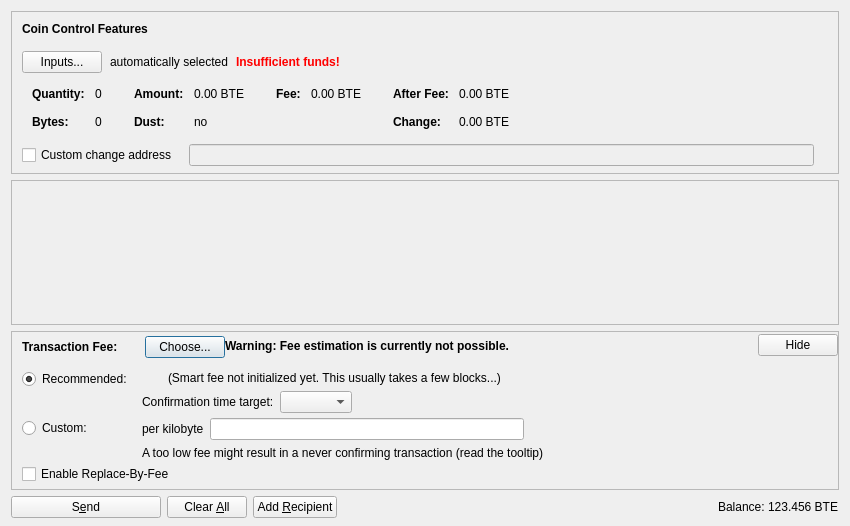
<?xml version="1.0" encoding="UTF-8"?>
<ui version="4.0">
 <class>SendCoinsDialog</class>
 <widget class="QDialog" name="SendCoinsDialog">
  <property name="geometry">
   <rect>
    <x>0</x>
    <y>0</y>
    <width>850</width>
    <height>526</height>
   </rect>
  </property>
  <property name="windowTitle">
   <string>Send Coins</string>
  </property>
  <layout class="QVBoxLayout" name="verticalLayout" stretch="0,1,0,0">
   <property name="bottomMargin">
    <number>8</number>
   </property>
   <item>
    <widget class="QFrame" name="frameCoinControl">
     <property name="sizePolicy">
      <sizepolicy hsizetype="Expanding" vsizetype="Expanding">
       <horstretch>0</horstretch>
       <verstretch>0</verstretch>
      </sizepolicy>
     </property>
     <property name="maximumSize">
      <size>
       <width>16777215</width>
       <height>16777215</height>
      </size>
     </property>
     <property name="frameShape">
      <enum>QFrame::StyledPanel</enum>
     </property>
     <property name="frameShadow">
      <enum>QFrame::Sunken</enum>
     </property>
     <layout class="QVBoxLayout" name="verticalLayoutCoinControl2">
      <property name="spacing">
       <number>0</number>
      </property>
      <property name="leftMargin">
       <number>0</number>
      </property>
      <property name="topMargin">
       <number>0</number>
      </property>
      <property name="rightMargin">
       <number>0</number>
      </property>
      <property name="bottomMargin">
       <number>6</number>
      </property>
      <item>
       <layout class="QVBoxLayout" name="verticalLayoutCoinControl" stretch="0,0,0,0,1">
        <property name="spacing">
         <number>0</number>
        </property>
        <property name="leftMargin">
         <number>10</number>
        </property>
        <property name="topMargin">
         <number>10</number>
        </property>
        <item>
         <layout class="QHBoxLayout" name="horizontalLayoutCoinControl1">
          <property name="bottomMargin">
           <number>15</number>
          </property>
          <item>
           <widget class="QLabel" name="labelCoinControlFeatures">
            <property name="sizePolicy">
             <sizepolicy hsizetype="Preferred" vsizetype="Maximum">
              <horstretch>0</horstretch>
              <verstretch>0</verstretch>
             </sizepolicy>
            </property>
            <property name="font">
             <font>
              <weight>75</weight>
              <bold>true</bold>
             </font>
            </property>
            <property name="styleSheet">
             <string notr="true">font-weight:bold;</string>
            </property>
            <property name="text">
             <string>Coin Control Features</string>
            </property>
           </widget>
          </item>
         </layout>
        </item>
        <item>
         <layout class="QHBoxLayout" name="horizontalLayoutCoinControl2" stretch="0,0,0,0">
          <property name="spacing">
           <number>8</number>
          </property>
          <property name="bottomMargin">
           <number>10</number>
          </property>
          <item>
           <widget class="QPushButton" name="pushButtonCoinControl">
            <property name="styleSheet">
             <string notr="true"/>
            </property>
            <property name="text">
             <string>Inputs...</string>
            </property>
            <property name="autoDefault">
             <bool>false</bool>
            </property>
           </widget>
          </item>
          <item>
           <widget class="QLabel" name="labelCoinControlAutomaticallySelected">
            <property name="text">
             <string>automatically selected</string>
            </property>
            <property name="margin">
             <number>5</number>
            </property>
           </widget>
          </item>
          <item>
           <widget class="QLabel" name="labelCoinControlInsuffFunds">
            <property name="font">
             <font>
              <weight>75</weight>
              <bold>true</bold>
             </font>
            </property>
            <property name="styleSheet">
             <string notr="true">color:red;font-weight:bold;</string>
            </property>
            <property name="text">
             <string>Insufficient funds!</string>
            </property>
            <property name="margin">
             <number>5</number>
            </property>
           </widget>
          </item>
          <item>
           <spacer name="horizontalSpacerCoinControl">
            <property name="orientation">
             <enum>Qt::Horizontal</enum>
            </property>
            <property name="sizeHint" stdset="0">
             <size>
              <width>40</width>
              <height>1</height>
             </size>
            </property>
           </spacer>
          </item>
         </layout>
        </item>
        <item>
         <widget class="QWidget" name="widgetCoinControl" native="true">
          <property name="sizePolicy">
           <sizepolicy hsizetype="Preferred" vsizetype="Preferred">
            <horstretch>0</horstretch>
            <verstretch>0</verstretch>
           </sizepolicy>
          </property>
          <property name="minimumSize">
           <size>
            <width>0</width>
            <height>0</height>
           </size>
          </property>
          <property name="styleSheet">
           <string notr="true"/>
          </property>
          <layout class="QHBoxLayout" name="horizontalLayoutCoinControl5">
           <property name="leftMargin">
            <number>0</number>
           </property>
           <property name="topMargin">
            <number>0</number>
           </property>
           <property name="rightMargin">
            <number>0</number>
           </property>
           <property name="bottomMargin">
            <number>0</number>
           </property>
           <item>
            <layout class="QHBoxLayout" name="horizontalLayoutCoinControl3" stretch="0,0,0,1">
             <property name="spacing">
              <number>20</number>
             </property>
             <property name="topMargin">
              <number>0</number>
             </property>
             <property name="bottomMargin">
              <number>10</number>
             </property>
             <item>
              <layout class="QFormLayout" name="formLayoutCoinControl1">
               <property name="horizontalSpacing">
                <number>10</number>
               </property>
               <property name="verticalSpacing">
                <number>14</number>
               </property>
               <property name="leftMargin">
                <number>10</number>
               </property>
               <property name="topMargin">
                <number>4</number>
               </property>
               <property name="rightMargin">
                <number>6</number>
               </property>
               <item row="0" column="0">
                <widget class="QLabel" name="labelCoinControlQuantityText">
                 <property name="font">
                  <font>
                   <weight>75</weight>
                   <bold>true</bold>
                  </font>
                 </property>
                 <property name="text">
                  <string>Quantity:</string>
                 </property>
                 <property name="margin">
                  <number>0</number>
                 </property>
                </widget>
               </item>
               <item row="0" column="1">
                <widget class="QLabel" name="labelCoinControlQuantity">
                 <property name="cursor">
                  <cursorShape>IBeamCursor</cursorShape>
                 </property>
                 <property name="contextMenuPolicy">
                  <enum>Qt::ActionsContextMenu</enum>
                 </property>
                 <property name="text">
                  <string notr="true">0</string>
                 </property>
                 <property name="margin">
                  <number>0</number>
                 </property>
                 <property name="textInteractionFlags">
                  <set>Qt::LinksAccessibleByMouse|Qt::TextSelectableByKeyboard|Qt::TextSelectableByMouse</set>
                 </property>
                </widget>
               </item>
               <item row="1" column="0">
                <widget class="QLabel" name="labelCoinControlBytesText">
                 <property name="font">
                  <font>
                   <weight>75</weight>
                   <bold>true</bold>
                  </font>
                 </property>
                 <property name="text">
                  <string>Bytes:</string>
                 </property>
                </widget>
               </item>
               <item row="1" column="1">
                <widget class="QLabel" name="labelCoinControlBytes">
                 <property name="cursor">
                  <cursorShape>IBeamCursor</cursorShape>
                 </property>
                 <property name="contextMenuPolicy">
                  <enum>Qt::ActionsContextMenu</enum>
                 </property>
                 <property name="text">
                  <string notr="true">0</string>
                 </property>
                 <property name="textInteractionFlags">
                  <set>Qt::LinksAccessibleByMouse|Qt::TextSelectableByKeyboard|Qt::TextSelectableByMouse</set>
                 </property>
                </widget>
               </item>
              </layout>
             </item>
             <item>
              <layout class="QFormLayout" name="formLayoutCoinControl2">
               <property name="horizontalSpacing">
                <number>10</number>
               </property>
               <property name="verticalSpacing">
                <number>14</number>
               </property>
               <property name="leftMargin">
                <number>6</number>
               </property>
               <property name="topMargin">
                <number>4</number>
               </property>
               <property name="rightMargin">
                <number>6</number>
               </property>
               <item row="0" column="0">
                <widget class="QLabel" name="labelCoinControlAmountText">
                 <property name="font">
                  <font>
                   <weight>75</weight>
                   <bold>true</bold>
                  </font>
                 </property>
                 <property name="text">
                  <string>Amount:</string>
                 </property>
                 <property name="margin">
                  <number>0</number>
                 </property>
                </widget>
               </item>
               <item row="0" column="1">
                <widget class="QLabel" name="labelCoinControlAmount">
                 <property name="cursor">
                  <cursorShape>IBeamCursor</cursorShape>
                 </property>
                 <property name="contextMenuPolicy">
                  <enum>Qt::ActionsContextMenu</enum>
                 </property>
                 <property name="text">
                  <string notr="true">0.00 BTE</string>
                 </property>
                 <property name="textInteractionFlags">
                  <set>Qt::LinksAccessibleByMouse|Qt::TextSelectableByKeyboard|Qt::TextSelectableByMouse</set>
                 </property>
                </widget>
               </item>
               <item row="1" column="0">
                <widget class="QLabel" name="labelCoinControlLowOutputText">
                 <property name="font">
                  <font>
                   <weight>75</weight>
                   <bold>true</bold>
                  </font>
                 </property>
                 <property name="text">
                  <string>Dust:</string>
                 </property>
                </widget>
               </item>
               <item row="1" column="1">
                <widget class="QLabel" name="labelCoinControlLowOutput">
                 <property name="cursor">
                  <cursorShape>IBeamCursor</cursorShape>
                 </property>
                 <property name="contextMenuPolicy">
                  <enum>Qt::ActionsContextMenu</enum>
                 </property>
                 <property name="text">
                  <string notr="true">no</string>
                 </property>
                 <property name="textInteractionFlags">
                  <set>Qt::LinksAccessibleByMouse|Qt::TextSelectableByKeyboard|Qt::TextSelectableByMouse</set>
                 </property>
                </widget>
               </item>
              </layout>
             </item>
             <item>
              <layout class="QFormLayout" name="formLayoutCoinControl3">
               <property name="horizontalSpacing">
                <number>10</number>
               </property>
               <property name="verticalSpacing">
                <number>14</number>
               </property>
               <property name="leftMargin">
                <number>6</number>
               </property>
               <property name="topMargin">
                <number>4</number>
               </property>
               <property name="rightMargin">
                <number>6</number>
               </property>
               <item row="0" column="0">
                <widget class="QLabel" name="labelCoinControlFeeText">
                 <property name="font">
                  <font>
                   <weight>75</weight>
                   <bold>true</bold>
                  </font>
                 </property>
                 <property name="text">
                  <string>Fee:</string>
                 </property>
                 <property name="margin">
                  <number>0</number>
                 </property>
                </widget>
               </item>
               <item row="0" column="1">
                <widget class="QLabel" name="labelCoinControlFee">
                 <property name="cursor">
                  <cursorShape>IBeamCursor</cursorShape>
                 </property>
                 <property name="contextMenuPolicy">
                  <enum>Qt::ActionsContextMenu</enum>
                 </property>
                 <property name="text">
                  <string notr="true">0.00 BTE</string>
                 </property>
                 <property name="textInteractionFlags">
                  <set>Qt::LinksAccessibleByMouse|Qt::TextSelectableByKeyboard|Qt::TextSelectableByMouse</set>
                 </property>
                </widget>
               </item>
              </layout>
             </item>
             <item>
              <layout class="QFormLayout" name="formLayoutCoinControl4">
               <property name="horizontalSpacing">
                <number>10</number>
               </property>
               <property name="verticalSpacing">
                <number>14</number>
               </property>
               <property name="leftMargin">
                <number>6</number>
               </property>
               <property name="topMargin">
                <number>4</number>
               </property>
               <property name="rightMargin">
                <number>6</number>
               </property>
               <item row="0" column="0">
                <widget class="QLabel" name="labelCoinControlAfterFeeText">
                 <property name="font">
                  <font>
                   <weight>75</weight>
                   <bold>true</bold>
                  </font>
                 </property>
                 <property name="text">
                  <string>After Fee:</string>
                 </property>
                 <property name="margin">
                  <number>0</number>
                 </property>
                </widget>
               </item>
               <item row="0" column="1">
                <widget class="QLabel" name="labelCoinControlAfterFee">
                 <property name="cursor">
                  <cursorShape>IBeamCursor</cursorShape>
                 </property>
                 <property name="contextMenuPolicy">
                  <enum>Qt::ActionsContextMenu</enum>
                 </property>
                 <property name="text">
                  <string notr="true">0.00 BTE</string>
                 </property>
                 <property name="textInteractionFlags">
                  <set>Qt::LinksAccessibleByMouse|Qt::TextSelectableByKeyboard|Qt::TextSelectableByMouse</set>
                 </property>
                </widget>
               </item>
               <item row="1" column="0">
                <widget class="QLabel" name="labelCoinControlChangeText">
                 <property name="font">
                  <font>
                   <weight>75</weight>
                   <bold>true</bold>
                  </font>
                 </property>
                 <property name="text">
                  <string>Change:</string>
                 </property>
                </widget>
               </item>
               <item row="1" column="1">
                <widget class="QLabel" name="labelCoinControlChange">
                 <property name="cursor">
                  <cursorShape>IBeamCursor</cursorShape>
                 </property>
                 <property name="contextMenuPolicy">
                  <enum>Qt::ActionsContextMenu</enum>
                 </property>
                 <property name="text">
                  <string notr="true">0.00 BTE</string>
                 </property>
                 <property name="textInteractionFlags">
                  <set>Qt::LinksAccessibleByMouse|Qt::TextSelectableByKeyboard|Qt::TextSelectableByMouse</set>
                 </property>
                </widget>
               </item>
              </layout>
             </item>
            </layout>
           </item>
          </layout>
         </widget>
        </item>
        <item>
         <layout class="QHBoxLayout" name="horizontalLayoutCoinControl4" stretch="0,0,0">
          <property name="spacing">
           <number>12</number>
          </property>
          <property name="sizeConstraint">
           <enum>QLayout::SetDefaultConstraint</enum>
          </property>
          <property name="topMargin">
           <number>5</number>
          </property>
          <property name="rightMargin">
           <number>5</number>
          </property>
          <item>
           <widget class="QCheckBox" name="checkBoxCoinControlChange">
            <property name="toolTip">
             <string>If this is activated, but the change address is empty or invalid, change will be sent to a newly generated address.</string>
            </property>
            <property name="text">
             <string>Custom change address</string>
            </property>
           </widget>
          </item>
          <item>
           <widget class="QValidatedLineEdit" name="lineEditCoinControlChange">
            <property name="enabled">
             <bool>false</bool>
            </property>
            <property name="sizePolicy">
             <sizepolicy hsizetype="Expanding" vsizetype="Fixed">
              <horstretch>0</horstretch>
              <verstretch>0</verstretch>
             </sizepolicy>
            </property>
           </widget>
          </item>
          <item>
           <widget class="QLabel" name="labelCoinControlChangeLabel">
            <property name="sizePolicy">
             <sizepolicy hsizetype="Preferred" vsizetype="Expanding">
              <horstretch>0</horstretch>
              <verstretch>0</verstretch>
             </sizepolicy>
            </property>
            <property name="minimumSize">
             <size>
              <width>0</width>
              <height>0</height>
             </size>
            </property>
            <property name="text">
             <string/>
            </property>
            <property name="margin">
             <number>3</number>
            </property>
           </widget>
          </item>
         </layout>
        </item>
        <item>
         <spacer name="verticalSpacerCoinControl">
          <property name="orientation">
           <enum>Qt::Vertical</enum>
          </property>
          <property name="sizeHint" stdset="0">
           <size>
            <width>800</width>
            <height>1</height>
           </size>
          </property>
         </spacer>
        </item>
       </layout>
      </item>
     </layout>
    </widget>
   </item>
   <item>
    <widget class="QScrollArea" name="scrollArea">
     <property name="widgetResizable">
      <bool>true</bool>
     </property>
     <widget class="QWidget" name="scrollAreaWidgetContents">
      <property name="geometry">
       <rect>
        <x>0</x>
        <y>0</y>
        <width>830</width>
        <height>104</height>
       </rect>
      </property>
      <layout class="QVBoxLayout" name="verticalLayout_2" stretch="0,1">
       <property name="leftMargin">
        <number>0</number>
       </property>
       <property name="topMargin">
        <number>0</number>
       </property>
       <property name="rightMargin">
        <number>0</number>
       </property>
       <property name="bottomMargin">
        <number>0</number>
       </property>
       <item>
        <layout class="QVBoxLayout" name="entries">
         <property name="spacing">
          <number>6</number>
         </property>
        </layout>
       </item>
       <item>
        <spacer name="verticalSpacer">
         <property name="orientation">
          <enum>Qt::Vertical</enum>
         </property>
         <property name="sizeHint" stdset="0">
          <size>
           <width>20</width>
           <height>40</height>
          </size>
         </property>
        </spacer>
       </item>
      </layout>
     </widget>
    </widget>
   </item>
   <item>
    <widget class="QFrame" name="frameFee">
     <property name="sizePolicy">
      <sizepolicy hsizetype="Expanding" vsizetype="Expanding">
       <horstretch>0</horstretch>
       <verstretch>0</verstretch>
      </sizepolicy>
     </property>
     <property name="maximumSize">
      <size>
       <width>16777215</width>
       <height>16777215</height>
      </size>
     </property>
     <property name="frameShape">
      <enum>QFrame::StyledPanel</enum>
     </property>
     <property name="frameShadow">
      <enum>QFrame::Sunken</enum>
     </property>
     <layout class="QVBoxLayout" name="verticalLayoutFee1">
      <property name="spacing">
       <number>0</number>
      </property>
      <property name="leftMargin">
       <number>0</number>
      </property>
      <property name="topMargin">
       <number>0</number>
      </property>
      <property name="rightMargin">
       <number>0</number>
      </property>
      <property name="bottomMargin">
       <number>0</number>
      </property>
      <item>
       <layout class="QVBoxLayout" name="verticalLayoutFee2" stretch="0,0,0">
        <property name="spacing">
         <number>0</number>
        </property>
        <property name="leftMargin">
         <number>10</number>
        </property>
        <property name="topMargin">
         <number>0</number>
        </property>
        <item>
         <layout class="QHBoxLayout" name="horizontalLayoutFee1">
          <property name="bottomMargin">
           <number>0</number>
          </property>
          <item>
           <layout class="QVBoxLayout" name="verticalLayoutFee7">
            <property name="spacing">
             <number>0</number>
            </property>
            <item>
             <spacer name="verticalSpacerSmartFee">
              <property name="orientation">
               <enum>Qt::Vertical</enum>
              </property>
              <property name="sizeType">
               <enum>QSizePolicy::Fixed</enum>
              </property>
              <property name="sizeHint" stdset="0">
               <size>
                <width>1</width>
                <height>4</height>
               </size>
              </property>
             </spacer>
            </item>
            <item>
             <layout class="QHBoxLayout" name="horizontalLayoutSmartFee">
              <property name="spacing">
               <number>10</number>
              </property>
              <item>
               <widget class="QLabel" name="labelFeeHeadline">
                <property name="sizePolicy">
                 <sizepolicy hsizetype="Preferred" vsizetype="Maximum">
                  <horstretch>0</horstretch>
                  <verstretch>0</verstretch>
                 </sizepolicy>
                </property>
                <property name="font">
                 <font>
                  <weight>75</weight>
                  <bold>true</bold>
                 </font>
                </property>
                <property name="styleSheet">
                 <string notr="true">font-weight:bold;</string>
                </property>
                <property name="text">
                 <string>Transaction Fee:</string>
                </property>
               </widget>
              </item>
              <item>
               <widget class="QLabel" name="labelFeeMinimized">
                <property name="text">
                 <string/>
                </property>
               </widget>
              </item>
              <item>
               <widget class="QPushButton" name="buttonChooseFee">
                <property name="text">
                 <string>Choose...</string>
                </property>
               </widget>
              </item>
             </layout>
            </item>
            <item>
             <spacer name="verticalSpacer_5">
              <property name="orientation">
               <enum>Qt::Vertical</enum>
              </property>
              <property name="sizeHint" stdset="0">
               <size>
                <width>1</width>
                <height>1</height>
               </size>
              </property>
             </spacer>
            </item>
           </layout>
          </item>
          <item>
           <widget class="QLabel" name="fallbackFeeWarningLabel">
            <property name="toolTip">
             <string>Using the fallbackfee can result in sending a transaction that will take several hours or days (or never) to confirm. Consider choosing your fee manually or wait until you have validated the complete chain.</string>
            </property>
            <property name="font">
            <font>
                <weight>75</weight>
                <bold>true</bold>
            </font>
            </property>
            <property name="text">
             <string>Warning: Fee estimation is currently not possible.</string>
            </property>
            <property name="wordWrap">
             <bool>false</bool>
            </property>
           </widget>
          </item>
          <item>
           <spacer name="horizontalSpacer_4">
            <property name="orientation">
             <enum>Qt::Horizontal</enum>
            </property>
            <property name="sizeType">
             <enum>QSizePolicy::MinimumExpanding</enum>
            </property>
            <property name="sizeHint" stdset="0">
             <size>
              <width>40</width>
              <height>20</height>
             </size>
            </property>
           </spacer>
          </item>
          <item>
           <widget class="QPushButton" name="buttonMinimizeFee">
            <property name="toolTip">
             <string>Hide transaction fee settings</string>
            </property>
            <property name="text">
             <string>Hide</string>
            </property>
           </widget>
          </item>
         </layout>
        </item>
        <item>
         <widget class="QFrame" name="frameFeeSelection">
          <layout class="QVBoxLayout" name="verticalLayoutFee12">
           <property name="spacing">
            <number>0</number>
           </property>
           <property name="leftMargin">
            <number>0</number>
           </property>
           <property name="topMargin">
            <number>0</number>
           </property>
           <property name="rightMargin">
            <number>0</number>
           </property>
           <property name="bottomMargin">
            <number>0</number>
           </property>
           <item>
            <layout class="QGridLayout" name="gridLayoutFee">
             <property name="topMargin">
              <number>10</number>
             </property>
             <property name="bottomMargin">
              <number>4</number>
             </property>
             <property name="horizontalSpacing">
              <number>10</number>
             </property>
             <property name="verticalSpacing">
              <number>4</number>
             </property>
             <item row="1" column="1">
              <layout class="QVBoxLayout" name="verticalLayoutFee8">
               <property name="spacing">
                <number>6</number>
               </property>
               <item>
                <layout class="QHBoxLayout" name="horizontalLayoutFee13">
                 <item>
                  <widget class="QLabel" name="labelCustomPerKilobyte">
                   <property name="toolTip">
                    <string>Specify a custom fee per kB (1,000 bytes) of the transaction's virtual size.

Note:  Since the fee is calculated on a per-byte basis, a fee of "100 satoshis per kB" for a transaction size of 500 bytes (half of 1 kB) would ultimately yield a fee of only 50 satoshis.</string>
                   </property>
                   <property name="text">
                    <string>per kilobyte</string>
                   </property>
                  </widget>
                 </item>
                 <item>
                  <widget class="BitcoinAmountField" name="customFee"/>
                 </item>
                 <item>
                  <spacer name="horizontalSpacer_6">
                   <property name="orientation">
                    <enum>Qt::Horizontal</enum>
                   </property>
                   <property name="sizeHint" stdset="0">
                    <size>
                     <width>1</width>
                     <height>1</height>
                    </size>
                   </property>
                  </spacer>
                 </item>
                </layout>
               </item>
               <item>
                <layout class="QHBoxLayout" name="horizontalLayoutFee8">
                 <item>
                  <widget class="QLabel" name="labelCustomFeeWarning">
                   <property name="enabled">
                    <bool>true</bool>
                   </property>
                   <property name="toolTip">
                    <string>When there is less transaction volume than space in the blocks, miners as well as relaying nodes may enforce a minimum fee. Paying only this minimum fee is just fine, but be aware that this can result in a never confirming transaction once there is more demand for bitweb transactions than the network can process.</string>
                   </property>
                   <property name="text">
                    <string>A too low fee might result in a never confirming transaction (read the tooltip)</string>
                   </property>
                  </widget>
                 </item>
                 <item>
                  <spacer name="horizontalSpacer_2">
                   <property name="orientation">
                    <enum>Qt::Horizontal</enum>
                   </property>
                   <property name="sizeHint" stdset="0">
                    <size>
                     <width>1</width>
                     <height>1</height>
                    </size>
                   </property>
                  </spacer>
                 </item>
                </layout>
               </item>
              </layout>
             </item>
             <item row="0" column="0">
              <layout class="QVBoxLayout" name="verticalLayoutFee4" stretch="0,1">
               <item>
                <widget class="QRadioButton" name="radioSmartFee">
                 <property name="text">
                  <string>Recommended:</string>
                 </property>
                 <property name="checked">
                  <bool>true</bool>
                 </property>
                 <attribute name="buttonGroup">
                  <string notr="true">groupFee</string>
                 </attribute>
                </widget>
               </item>
               <item>
                <spacer name="verticalSpacer_2">
                 <property name="orientation">
                  <enum>Qt::Vertical</enum>
                 </property>
                 <property name="sizeHint" stdset="0">
                  <size>
                   <width>1</width>
                   <height>1</height>
                  </size>
                 </property>
                </spacer>
               </item>
              </layout>
             </item>
             <item row="1" column="0">
              <layout class="QVBoxLayout" name="verticalLayoutFee9" stretch="0,1">
               <item>
                <widget class="QRadioButton" name="radioCustomFee">
                 <property name="text">
                  <string>Custom:</string>
                 </property>
                 <attribute name="buttonGroup">
                  <string notr="true">groupFee</string>
                 </attribute>
                </widget>
               </item>
               <item>
                <spacer name="verticalSpacer_6">
                 <property name="orientation">
                  <enum>Qt::Vertical</enum>
                 </property>
                 <property name="sizeHint" stdset="0">
                  <size>
                   <width>1</width>
                   <height>1</height>
                  </size>
                 </property>
                </spacer>
               </item>
              </layout>
             </item>
             <item row="0" column="1">
              <layout class="QVBoxLayout" name="verticalLayoutFee3" stretch="0,0,1">
               <property name="spacing">
                <number>6</number>
               </property>
               <property name="topMargin">
                <number>2</number>
               </property>
               <item>
                <layout class="QHBoxLayout" name="horizontalLayoutFee12">
                 <item>
                  <widget class="QLabel" name="labelSmartFee">
                   <property name="text">
                    <string/>
                   </property>
                  </widget>
                 </item>
                 <item>
                  <widget class="QLabel" name="labelFeeEstimation">
                   <property name="text">
                    <string/>
                   </property>
                  </widget>
                 </item>
                 <item>
                  <widget class="QLabel" name="labelSmartFee2">
                   <property name="text">
                    <string>(Smart fee not initialized yet. This usually takes a few blocks...)</string>
                   </property>
                  </widget>
                 </item>
                 <item>
                  <spacer name="horizontalSpacer_5">
                   <property name="orientation">
                    <enum>Qt::Horizontal</enum>
                   </property>
                   <property name="sizeHint" stdset="0">
                    <size>
                     <width>1</width>
                     <height>1</height>
                    </size>
                   </property>
                  </spacer>
                 </item>
                </layout>
               </item>
               <item>
                <layout class="QHBoxLayout" name="horizontalLayoutFee9">
                 <item>
                  <layout class="QVBoxLayout" name="verticalLayoutFee6">
                   <item>
                    <widget class="QLabel" name="labelSmartFee3">
                     <property name="text">
                      <string>Confirmation time target:</string>
                     </property>
                    </widget>
                   </item>
                  </layout>
                 </item>
                 <item>
                  <layout class="QVBoxLayout" name="verticalLayoutFee5">
                   <property name="rightMargin">
                    <number>30</number>
                   </property>
                   <item>
                    <layout class="QHBoxLayout" name="horizontalLayoutConfTarget">
                     <property name="bottomMargin">
                      <number>0</number>
                     </property>
                     <item>
                      <widget class="QComboBox" name="confTargetSelector"/>
                     </item>
                     <item>
                      <spacer name="horizontalSpacerConfTarget">
                       <property name="orientation">
                        <enum>Qt::Horizontal</enum>
                       </property>
                       <property name="sizeHint" stdset="0">
                        <size>
                         <width>40</width>
                         <height>20</height>
                        </size>
                       </property>
                      </spacer>
                     </item>
                    </layout>
                   </item>
                  </layout>
                 </item>
                </layout>
               </item>
               <item>
                <spacer name="verticalSpacer_4">
                 <property name="orientation">
                  <enum>Qt::Vertical</enum>
                 </property>
                 <property name="sizeHint" stdset="0">
                  <size>
                   <width>1</width>
                   <height>1</height>
                  </size>
                 </property>
                </spacer>
               </item>
              </layout>
             </item>
            </layout>
           </item>
           <item>
            <widget class="QCheckBox" name="optInRBF">
             <property name="text">
              <string>Enable Replace-By-Fee</string>
             </property>
             <property name="toolTip">
              <string>With Replace-By-Fee (BIP-125) you can increase a transaction's fee after it is sent. Without this, a higher fee may be recommended to compensate for increased transaction delay risk.</string>
             </property>
            </widget>
           </item>
          </layout>
         </widget>
        </item>
        <item>
         <spacer name="verticalSpacerFee">
          <property name="orientation">
           <enum>Qt::Vertical</enum>
          </property>
          <property name="sizeHint" stdset="0">
           <size>
            <width>40</width>
            <height>5</height>
           </size>
          </property>
         </spacer>
        </item>
       </layout>
      </item>
     </layout>
    </widget>
   </item>
   <item>
    <layout class="QHBoxLayout" name="horizontalLayout">
     <item>
      <widget class="QPushButton" name="sendButton">
       <property name="minimumSize">
        <size>
         <width>150</width>
         <height>0</height>
        </size>
       </property>
       <property name="toolTip">
        <string>Confirm the send action</string>
       </property>
       <property name="text">
        <string>S&amp;end</string>
       </property>
       <property name="icon">
        <iconset resource="../bitcoin.qrc">
         <normaloff>:/icons/send</normaloff>:/icons/send</iconset>
       </property>
       <property name="autoDefault">
        <bool>false</bool>
       </property>
       <property name="default">
        <bool>false</bool>
       </property>
      </widget>
     </item>
     <item>
      <widget class="QPushButton" name="clearButton">
       <property name="sizePolicy">
        <sizepolicy hsizetype="Minimum" vsizetype="Fixed">
         <horstretch>0</horstretch>
         <verstretch>0</verstretch>
        </sizepolicy>
       </property>
       <property name="toolTip">
        <string>Clear all fields of the form.</string>
       </property>
       <property name="text">
        <string>Clear &amp;All</string>
       </property>
       <property name="icon">
        <iconset resource="../bitcoin.qrc">
         <normaloff>:/icons/remove</normaloff>:/icons/remove</iconset>
       </property>
       <property name="autoDefault">
        <bool>false</bool>
       </property>
      </widget>
     </item>
     <item>
      <widget class="QPushButton" name="addButton">
       <property name="toolTip">
        <string>Send to multiple recipients at once</string>
       </property>
       <property name="text">
        <string>Add &amp;Recipient</string>
       </property>
       <property name="icon">
        <iconset resource="../bitcoin.qrc">
         <normaloff>:/icons/add</normaloff>:/icons/add</iconset>
       </property>
       <property name="autoDefault">
        <bool>false</bool>
       </property>
      </widget>
     </item>
     <item>
      <spacer name="horizontalSpacer">
       <property name="orientation">
        <enum>Qt::Horizontal</enum>
       </property>
       <property name="sizeHint" stdset="0">
        <size>
         <width>40</width>
         <height>20</height>
        </size>
       </property>
      </spacer>
     </item>
     <item>
      <layout class="QHBoxLayout" name="horizontalLayout_2">
       <property name="spacing">
        <number>3</number>
       </property>
       <item>
        <widget class="QLabel" name="labelBalanceName">
         <property name="sizePolicy">
          <sizepolicy hsizetype="Preferred" vsizetype="Fixed">
           <horstretch>0</horstretch>
           <verstretch>0</verstretch>
          </sizepolicy>
         </property>
         <property name="text">
          <string>Balance:</string>
         </property>
        </widget>
       </item>
       <item>
        <widget class="QLabel" name="labelBalance">
         <property name="sizePolicy">
          <sizepolicy hsizetype="Preferred" vsizetype="Fixed">
           <horstretch>0</horstretch>
           <verstretch>0</verstretch>
          </sizepolicy>
         </property>
         <property name="cursor">
          <cursorShape>IBeamCursor</cursorShape>
         </property>
         <property name="text">
          <string notr="true">123.456 BTE</string>
         </property>
         <property name="textInteractionFlags">
          <set>Qt::LinksAccessibleByMouse|Qt::TextSelectableByKeyboard|Qt::TextSelectableByMouse</set>
         </property>
        </widget>
       </item>
      </layout>
     </item>
    </layout>
   </item>
  </layout>
 </widget>
 <customwidgets>
  <customwidget>
   <class>QValidatedLineEdit</class>
   <extends>QLineEdit</extends>
   <header>qt/qvalidatedlineedit.h</header>
  </customwidget>
  <customwidget>
   <class>BitcoinAmountField</class>
   <extends>QLineEdit</extends>
   <header>qt/bitcoinamountfield.h</header>
   <container>1</container>
  </customwidget>
 </customwidgets>
 <resources>
  <include location="../bitcoin.qrc"/>
 </resources>
 <connections/>
 <buttongroups>
  <buttongroup name="groupFee"/>
 </buttongroups>
</ui>
